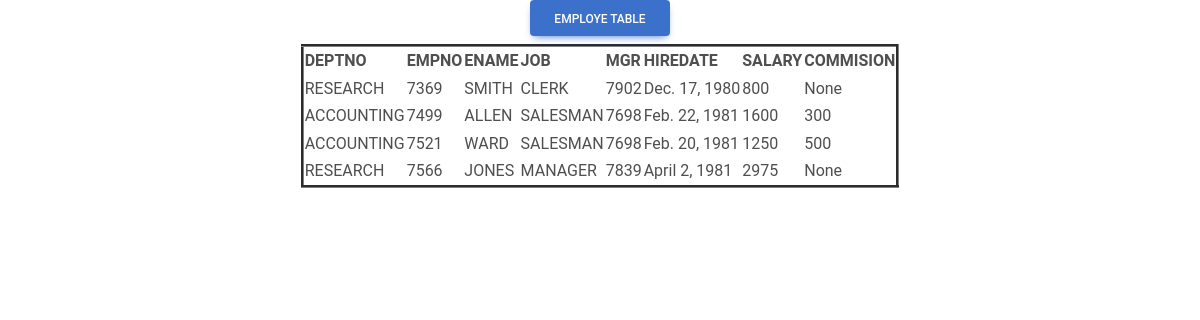
The app's page /Employe/ with its own data.
### app/models.py (models this page shows, shortened)
class EMPLOYE_TABLE(models.Model):
    DEPTNO=models.ForeignKey(DEPERTMENT_TABLE,on_delete=models.CASCADE)
    EMPNO=models.IntegerField( default=0,primary_key=True)
    ENAME=models.CharField(max_length=100,unique=True)
    JOB=models.CharField(max_length=100)
    MGR=models.IntegerField()
    HIREDATE=models.DateField()
    SALARY=models.IntegerField()
    COMMISION=models.IntegerField(null=True,blank=True)

class DEPERTMENT_TABLE(models.Model):
    DEPTNO=models.IntegerField(primary_key=True)
    DNAME=models.CharField(max_length=100)
    LOCATION=models.CharField(max_length=100)
    def __str__(self):
        return self.DNAME

### app/views.py (the view)
# urls.py: path('Employe/',Employe,name='Employe'),
def Employe(request):
    EMP=EMPLOYE_TABLE.objects.all()
    EMP=EMPLOYE_TABLE.objects.all()
    EMP=EMPLOYE_TABLE.objects.filter(HIREDATE__gt='1980-04-19')
    EMP=EMPLOYE_TABLE.objects.filter(HIREDATE__gte='1980-04-19')
    EMP=EMPLOYE_TABLE.objects.filter(HIREDATE__lt='1980-04-19')
    EMP=EMPLOYE_TABLE.objects.filter(HIREDATE__lte='1981-04-19')
    d={'EMP': EMP}
    return render(request,'Employe.html',d)

### templates/Employe.html (shortened to what this page needs)
{% load static %}
<!DOCTYPE html>
<html lang="en">
<head>
    <link rel="stylesheet" href="{% static 'css/mdb.min.css' %}">
    </head>
<body>
    <center>
        <h1 class="btn btn-primary">Employe Table</h1>
    <table border="3px">
        <tr>
            <th>DEPTNO</th>
            <th>EMPNO</th>
            <th>ENAME</th>
            <th>JOB</th>
            <th>MGR</th>
            <th>HIREDATE</th>
            <th>SALARY</th>
            <th>COMMISION</th>
        </tr>
    {% for i in EMP %}
            <tr>
                <td>{{i.DEPTNO}}</td>
                <td>{{i.EMPNO}}</td>
                <td>{{i.ENAME}}</td>
                <td>{{i.JOB}}</td>
                <td>{{i.MGR}}</td>
                <td>{{i.HIREDATE}}</td>
                <td>{{i.SALARY}}</td>
                <td>{{i.COMMISION}}</td>
            </tr>
    {% endfor %}
    </table>
    </center>
</body>
</html>

### records on screen
EMPLOYE_TABLE: DEPTNO "RESEARCH", EMPNO "7369", ENAME "SMITH", JOB "CLERK", MGR "7902", HIREDATE "Dec. 17, 1980", SALARY "800", COMMISION "None"
EMPLOYE_TABLE: DEPTNO "ACCOUNTING", EMPNO "7499", ENAME "ALLEN", JOB "SALESMAN", MGR "7698", HIREDATE "Feb. 22, 1981", SALARY "1600", COMMISION "300"
EMPLOYE_TABLE: DEPTNO "ACCOUNTING", EMPNO "7521", ENAME "WARD", JOB "SALESMAN", MGR "7698", HIREDATE "Feb. 20, 1981", SALARY "1250", COMMISION "500"
EMPLOYE_TABLE: DEPTNO "RESEARCH", EMPNO "7566", ENAME "JONES", JOB "MANAGER", MGR "7839", HIREDATE "April 2, 1981", SALARY "2975", COMMISION "None"
